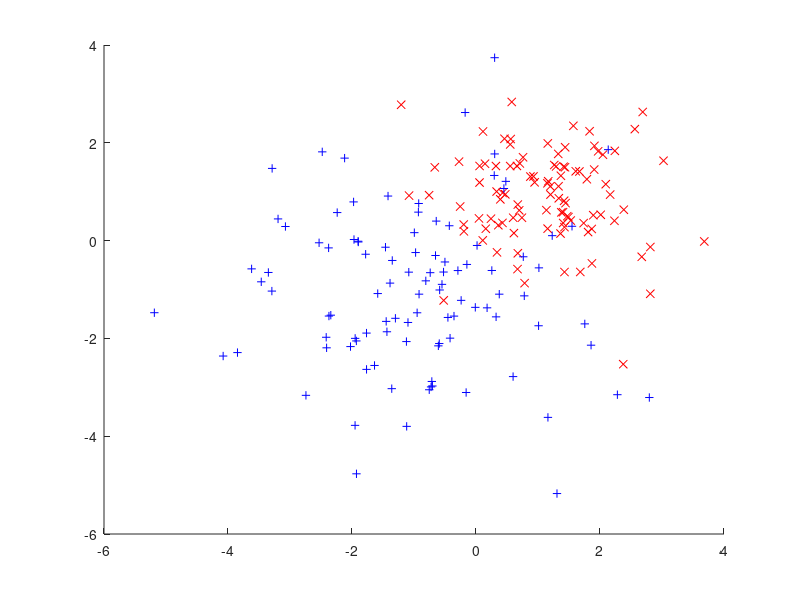

Write MATLAB code to recreate this figure. (Note: this script raises an error after producing the figure.)
grp1 = mvnrnd([ 1  1],   eye(2), 100);
grp2 = mvnrnd([-1 -1], 2*eye(2), 100);

figure; hold on;
plot(grp1(:,1), grp1(:,2), 'rx');
plot(grp2(:,1), grp2(:,2), 'b+');

% K = 10;
% 
% num_grp1 = size(grp1,1);
% d_sorted_grp1 = zeros(num_grp1,K);
% d_index_grp1 = zeros(num_grp1,K);
% 
% d_sorted_grp2 = zeros(num_grp1,K);
% d_index_grp2 = zeros(num_grp1,K);
% 
% for i = 1:num_grp1
%     Dk = sum(bsxfun(@minus, grp1([1:i-1 i+1:end],:), grp1(i,:)).^2, 2);
%     if K>1
%         [sorted,index] = sort(Dk);
%         d_sorted_grp1(i,:) = sorted(1:K);
%         d_index_grp1(i,:) = index(1:K);
%     else
%         [d_sorted_grp1(i,:),d_index_grp1(i,:)] = min(Dk);
%     end
%     Dk = sum(bsxfun(@minus, grp2, grp1(i,:)).^2, 2);
%     if K>1
%         [sorted,index] = sort(Dk);
%         d_sorted_grp2(i,:) = sorted(1:K);
%         d_index_grp2(i,:) = index(1:K);
%     else
%         [d_sorted_grp2(i,:),d_index_grp2(i,:)] = min(Dk);
%     end
% end
% 
% grp1_to_grp1 = mean(d_sorted_grp1,2);
% grp1_to_grp2 = mean(d_sorted_grp2,2);
% 
% dist_ratio = grp1_to_grp2 ./ grp1_to_grp1;

[dist_ratio, grp1_to_grp1, grp1_to_grp2] = knn_2_sample_distance(grp1, grp2, 10);

idx = find(grp1_to_grp1 > grp1_to_grp2);
plot(grp1(idx,1), grp1(idx,2), 'go');
%%
sample_args.pair_name = 'M:\asymmetry_project\data\contralateral\002LCC';
sample_args.win_size = 3;
sample_args.num_levels = 6;
sample_args.do_max = 0;
sample_args.num_train = 2e3;
sample_args.num_test = 1e3;
sample_args.feature_type = 'all';

[training_data training_labels test_data test_labels] = sample_contralateral_data(sample_args);
%%
sample_args.pair_name = 'M:\asymmetry_project\data\contralateral\002LCC';
sample_args.win_size = 3;
sample_args.num_levels = 6;
sample_args.do_max = 0;
sample_args.num_train = 2e3;
sample_args.num_test = 1e3;
sample_args.feature_type = 'all';

forest_args.sampling_method = 'sample_contralateral_data';
forest_args.sampling_method_args = sample_args;
forest_args.d = 20;
forest_args.split_min = 20;
forest_args.tree_dir = 'M:\asymmetry_project\results\contralateral_rfs\002LCC_rf\';
forest_args.save_path = 'M:\asymmetry_project\results\contralateral_rfs\002LCC_rf\random_forest.mat';
forest_args.do_err = 1;
forest_args.n_trees = 5;

[random_forest] = mb_random_forest_class_train(forest_args);
%%
contra_pair = u_load('M:\asymmetry_project\data\contralateral\002LCC');
map_args.region1 = imresize(contra_pair.abnormal_roi, 0.5, 'bilinear');
map_args.region2 = imresize(contra_pair.normal_roi, 0.5, 'bilinear');
map_args.num_samples2 = 1e3;
map_args.k = 10;
clear contra_pair; pack;
dist_map = knn_2_region_map(map_args);
save('M:\asymmetry_project\results\contralateral_data\knn_maps\002LCC_knn_map.mat', 'dist_map');
%%
contra_pair = u_load('M:\asymmetry_project\data\contralateral\002LCC');
dist_map = u_load('M:\asymmetry_project\results\contralateral_data\knn_maps\002LCC.mat');
base_im = double(imresize(contra_pair.abnormal_roi, 0.5, 'bilinear'));
base_im = repmat((base_im-min(base_im(:))) / (max(base_im(:)) - min(base_im(:))), [1 1 3]);
hot_colors = hot(256);
hot_map = (dist_map - min(dist_map(:))) / (max(dist_map(:)) - min(dist_map(:)));
hot_map = round(255*hot_map)+1;
hot_im = reshape(hot_colors(hot_map, :), [size(hot_map,1) size(hot_map,2) 3]);

figure; image(0.3*hot_im + 0.7*base_im); axis image;
%%
% Load in part maps computed on hydra
for ii = 1:25
    dist_map_part = u_load(['\\isbe-san1\mberks\asymmetry_project\results\knn_maps\024RML_knn_map' zerostr(ii, 2) '.mat']);
    if ii == 1
        dist_map_all = zeros(size(dist_map_part));
        
    end
    dist_map_all = dist_map_all + dist_map_part;
end
figure; imagesc(dist_map_all); axis image;

contra_pair = u_load('M:\asymmetry_project\data\contralateral\024RML');
base_im = double(imresize(contra_pair.abnormal_roi, 0.5, 'bilinear'));
base_im = repmat((base_im-min(base_im(:))) / (max(base_im(:)) - min(base_im(:))), [1 1 3]);
hot_colors = hot(256);
hot_map = (dist_map_all - min(dist_map_all(:))) / (max(dist_map_all(:)) - min(dist_map_all(:)));
hot_map = round(255*hot_map)+1;
hot_im = reshape(hot_colors(hot_map, :), [size(hot_map,1) size(hot_map,2) 3]);

figure; image(0.3*hot_im + 0.7*base_im); axis image;

imwrite(hot_im, 'M:\asymmetry_project\results\contralateral_data\knn_maps\figures\024RML_knn_map.bmp');
imwrite(0.4*hot_im + 0.6*base_im, 'M:\asymmetry_project\results\contralateral_data\knn_maps\figures\024RML_knn_overlay.bmp');
%%
% Load in part maps computed on hydra
for ii = 1:25
    dist_map_part = u_load(['\\isbe-san1\mberks\asymmetry_project\results\knn_maps\024RMLn_knn_map_W3L5N1e4K10_' zerostr(ii, 2) '.mat']);
    if ii == 1
        dist_map_all = zeros(size(dist_map_part));
        
    end
    dist_map_all = dist_map_all + dist_map_part;
end
figure; imagesc(dist_map_all); axis image; colormap(hot(256));

contra_pair = u_load('M:\asymmetry_project\data\contralateral\024RML');
base_im = double(imresize(contra_pair.normal_roi, 0.5, 'bilinear'));
base_im = repmat((base_im-min(base_im(:))) / (max(base_im(:)) - min(base_im(:))), [1 1 3]);
hot_colors = hot(256);
hot_map = (dist_map_all - min(dist_map_all(:))) / (max(dist_map_all(:)) - min(dist_map_all(:)));
hot_map = round(255*hot_map)+1;
hot_im = reshape(hot_colors(hot_map, :), [size(hot_map,1) size(hot_map,2) 3]);

figure; image(0.3*hot_im + 0.7*base_im); axis image;
%%
rf_map = u_load('M:\asymmetry_project\results\predict_results\image_pair027_50kMSL200\probability_image027.mat');
rf_map = imresize(rf_map, 0.5, 'bilinear');
hot_map = (rf_map - min(rf_map(:))) / (max(rf_map(:)) - min(rf_map(:)));
hot_map = round(255*hot_map)+1;
hot_im = reshape(hot_colors(hot_map, :), [size(hot_map,1) size(hot_map,2) 3]);
figure; image(0.3*hot_im + 0.7*base_im); axis image;

imwrite(hot_im, 'M:\asymmetry_project\results\contralateral_data\knn_maps\figures\024RML_rf_map.bmp');
imwrite(0.3*hot_im + 0.7*base_im, 'M:\asymmetry_project\results\contralateral_data\knn_maps\figures\024RML_rf_overlay.bmp');
%%
for ii = [1 27 54 81]
    contra_pair = u_load(['M:\asymmetry_project\data\contralateral\' c_list(ii).name]);
    write_im_from_colormap(contra_pair.abnormal_roi,...
        ['M:\asymmetry_project\data\contralateral\figures\' c_list(ii).name(1:end-4) '_abnormal.jpg'], gray(256));
    write_im_from_colormap(contra_pair.normal_roi,...
        ['M:\asymmetry_project\data\contralateral\figures\' c_list(ii).name(1:end-4) '_normal.jpg'], gray(256));
end
